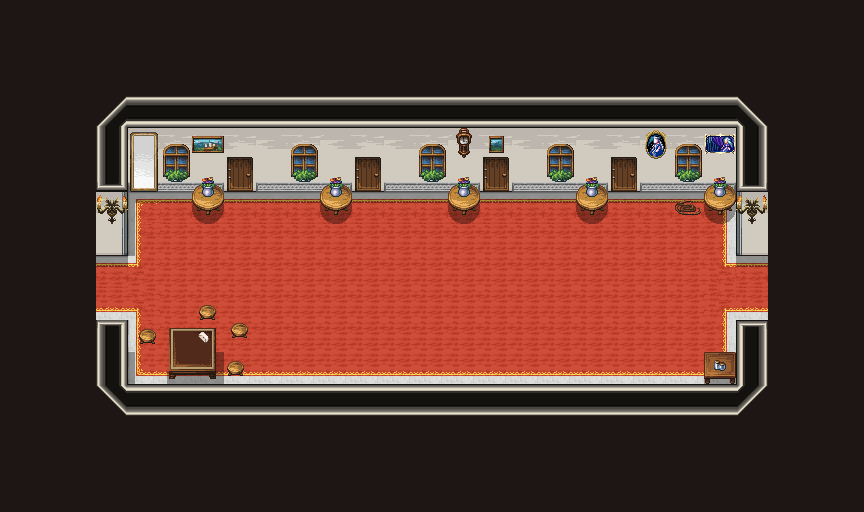

This game map was drawn from its Tiled (.tmx) file and the tilesets committed beside it. A one-line description and the trimmed map source follow:
An orthogonal 27x16 tile map with 32x32 px tiles, 12 tile layers (black, floor, carpet, wall1, ...).

<map version="1.9" tiledversion="1.9.1" orientation="orthogonal" renderorder="right-down" width="27" height="16" tilewidth="32" tileheight="32" infinite="0" nextlayerid="13" nextobjectid="1">
  <tileset firstgid="1" source="../21_tsx/Church_town.tsx" />
  <layer id="5" name="black" width="27" height="16">
    <data>[432 cells, 4 non-empty, 1 distinct tile ids]</data>
  </layer>
  <layer id="4" name="floor" width="27" height="16">
    <data>[432 cells, 147 non-empty, 5 distinct tile ids]</data>
  </layer>
  <layer id="7" name="carpet" width="27" height="16">
    <data>[432 cells, 118 non-empty, 13 distinct tile ids]</data>
  </layer>
  <layer id="2" name="wall1" width="27" height="16">
    <data>[432 cells, 71 non-empty, 23 distinct tile ids]</data>
  </layer>
  <layer id="11" name="wall2" width="27" height="16">
    <data>[432 cells, 15 non-empty, 3 distinct tile ids]</data>
  </layer>
  <layer id="12" name="shadow" width="27" height="16">
    <data>[432 cells, 26 non-empty, 6 distinct tile ids]</data>
  </layer>
  <layer id="6" name="furniture1" width="27" height="16">
    <data>[432 cells, 39 non-empty, 16 distinct tile ids]</data>
  </layer>
  <layer id="8" name="furniture2" width="27" height="16">
    <data>[432 cells, 17 non-empty, 9 distinct tile ids]</data>
  </layer>
  <layer id="10" name="chara" width="27" height="16">
    <data>[432 cells, 0 non-empty, 0 distinct tile ids]</data>
  </layer>
  <layer id="9" name="furniture3" width="27" height="16">
    <data>[432 cells, 2 non-empty, 2 distinct tile ids]</data>
  </layer>
  <layer id="3" name="wall3" width="27" height="16">
    <data>[432 cells, 21 non-empty, 3 distinct tile ids]</data>
  </layer>
  <layer id="1" name="black" width="27" height="16">
    <data>[432 cells, 222 non-empty, 1 distinct tile ids]</data>
  </layer>
</map>
